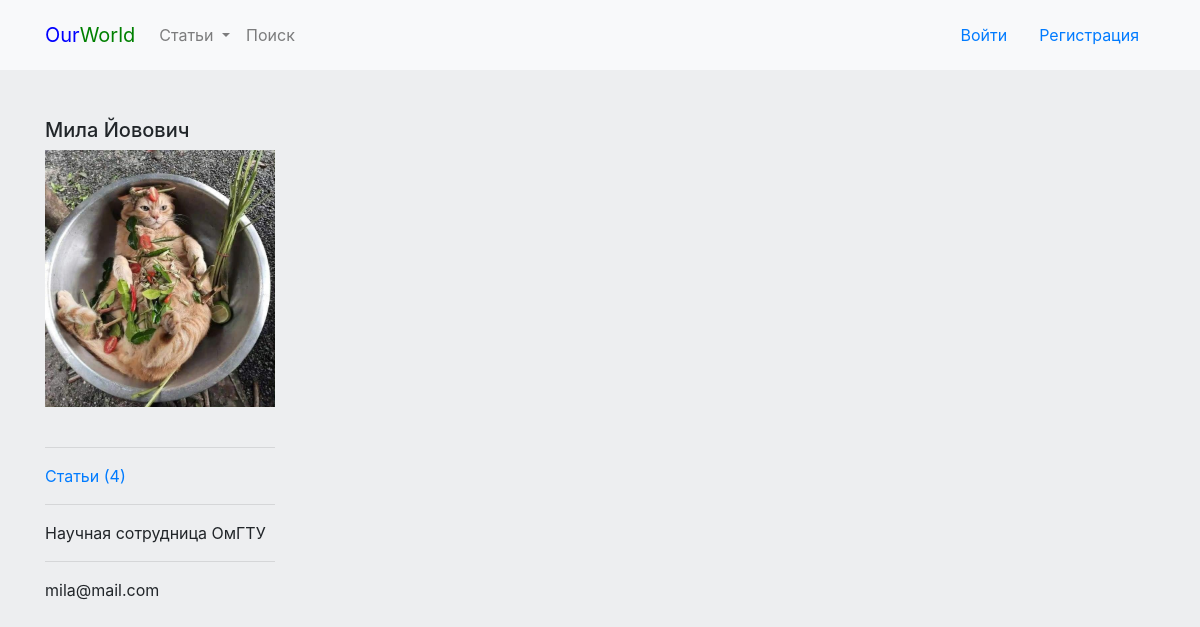
Screenshot of /profile.php?id=2 with the database file from the repository.
### tables this page shows
CREATE TABLE `users` (
  `id` bigint(24) NOT NULL,
  `name` varchar(255) DEFAULT NULL,
  `surname` varchar(250) DEFAULT NULL,
  `email` varchar(150) DEFAULT NULL,
  `login` varchar(255) DEFAULT NULL,
  `password` varchar(255) DEFAULT NULL,
  `avatar` varchar(500) DEFAULT 'storage/avatars/avatar.png',
  `description` text DEFAULT 'Автор и читатель на Our World!'
);

### app/User.php (called while the page is built, shortened)
<?php
class User extends Connect
{
    public static function get_one($id)
    {
        $id = htmlspecialchars($id);
        $sql = "SELECT * FROM `users` WHERE `id` = '$id'";
        $query = mysqli_query(self::db(), $sql);
        return mysqli_fetch_assoc($query);
    }
    public static function check($user_id, $id)
    {
        $user_id = htmlspecialchars($user_id);
        $id = htmlspecialchars($id);
        $user = self::get_one($id);
        return $user["id"] === $user_id;
    }
}

### app/Connect.php (called while the page is built, shortened)
<?php
class Connect
{
    private static $host = "127.0.0.1";
    private static $user = "root";
    private static $password = "";
    private static $name = "ourworld";
    public static function db()
    {
        $db = mysqli_connect(self::$host, self::$user, self::$password, self::$name);
        return $db;
    }
}

### app/Article.php (called while the page is built, shortened)
<?php
class Article extends Connect
{
    public static function get_userid($user_id)
    {
        $user_id = htmlspecialchars($user_id);
        $sql = "SELECT * FROM `articles` WHERE `user_id` = '$user_id'";
        $query = mysqli_query(self::db(), $sql);
        return $query;
    }
}

### profile.php (the view, shortened to what this page needs)
<!DOCTYPE html>
<html lang="en">
<?php require_once "includes/head.php" ?>
<body>
<?php require_once "includes/header.php" ?>
    <main>
        <div class="container mt-5">
            <div class="profile">
                <?php
                    $user = User::get_one($_GET["id"]);
                ?>
                <h5><?=$user["name"]?> <?=$user["surname"]?></h5>
                <img src="<?=$user["avatar"]?>" alt="" width="230">
                <br><br>
                <hr>
                <?php
                    if(!User::check($_SESSION["id"], $_GET["id"]))
                    {
                    ?>
                        <a href="/articles.php?id=<?=$user["id"]?>">Статьи (<?=mysqli_num_rows(Article::get_userid($user["id"]))?>)</a>
                        <br>
                    <?php
                    } else {
                    ?>
                        <a href="/my-articles.php">Мои статьи (<?=mysqli_num_rows(Article::get_userid($user["id"]))?>)</a>
                    <?php
                    }
                ?>
                <hr>
                <p><?=$user["description"]?></p>
                <hr>
                <p><?=$user["email"]?></p>
            </div>
        </div>
    </main>
</body>
</html>

### assets/css/style.css (style rules this page uses)
html, body { background-color: #EDEEF0; }
.profile { width: 230px; }

### rows the page displays
users: name "Мила", surname "Йовович", avatar (picture), description "Научная сотрудница ОмГТУ", email "mila@mail.com"

### other values shown
mysqli_num_rows(Article::get_userid($user["id"])) "4"
